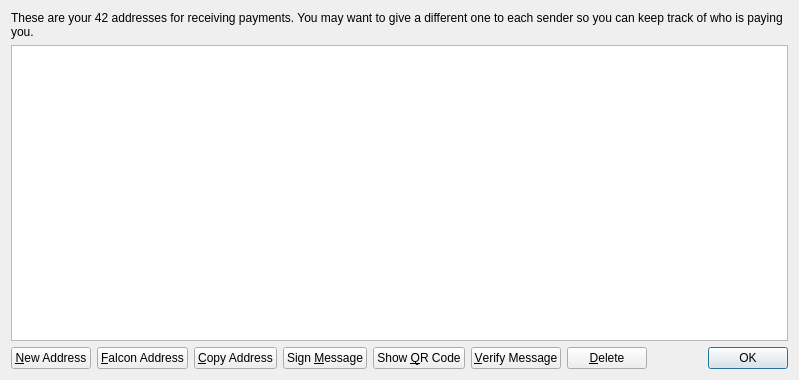
<?xml version="1.0" encoding="UTF-8"?>
<ui version="4.0">
 <class>AddressBookPage</class>
 <widget class="QWidget" name="AddressBookPage">
  <property name="geometry">
   <rect>
    <x>0</x>
    <y>0</y>
    <width>799</width>
    <height>380</height>
   </rect>
  </property>
  <property name="windowTitle">
   <string>Address Book</string>
  </property>
  <layout class="QVBoxLayout" name="verticalLayout">
   <item>
    <widget class="QLabel" name="labelExplanation">
     <property name="text">
      <string>These are your 42 addresses for receiving payments. You may want to give a different one to each sender so you can keep track of who is paying you.</string>
     </property>
     <property name="textFormat">
      <enum>Qt::PlainText</enum>
     </property>
     <property name="wordWrap">
      <bool>true</bool>
     </property>
    </widget>
   </item>
   <item>
    <widget class="QTableView" name="tableView">
     <property name="contextMenuPolicy">
      <enum>Qt::CustomContextMenu</enum>
     </property>
     <property name="toolTip">
      <string>Double-click to edit address or label</string>
     </property>
     <property name="tabKeyNavigation">
      <bool>false</bool>
     </property>
     <property name="selectionMode">
      <enum>QAbstractItemView::SingleSelection</enum>
     </property>
     <property name="selectionBehavior">
      <enum>QAbstractItemView::SelectRows</enum>
     </property>
     <property name="sortingEnabled">
      <bool>true</bool>
     </property>
     <attribute name="verticalHeaderVisible">
      <bool>false</bool>
     </attribute>
    </widget>
   </item>
   <item>
    <layout class="QHBoxLayout" name="horizontalLayout">
     <item>
      <widget class="QPushButton" name="newAddressButton">
       <property name="toolTip">
        <string>Create a new address</string>
       </property>
       <property name="text">
        <string>&amp;New Address</string>
       </property>
       <property name="icon">
        <iconset resource="../bitcoin.qrc">
         <normaloff>:/icons/add</normaloff>:/icons/add</iconset>
       </property>
      </widget>
     </item>
     <item>
      <widget class="QPushButton" name="newFalconButton">
       <property name="toolTip">
        <string>Create a new post-quantum (Falcon-512) address</string>
       </property>
       <property name="text">
        <string>&amp;Falcon Address</string>
       </property>
       <property name="icon">
        <iconset resource="../bitcoin.qrc">
         <normaloff>:/icons/add</normaloff>:/icons/add</iconset>
       </property>
      </widget>
     </item>
     <item>
      <widget class="QPushButton" name="copyToClipboard">
       <property name="toolTip">
        <string>Copy the currently selected address to the system clipboard</string>
       </property>
       <property name="text">
        <string>&amp;Copy Address</string>
       </property>
       <property name="icon">
        <iconset resource="../bitcoin.qrc">
         <normaloff>:/icons/editcopy</normaloff>:/icons/editcopy</iconset>
       </property>
      </widget>
     </item>
     <item>
      <widget class="QPushButton" name="signMessage">
       <property name="toolTip">
        <string>Sign a message to prove you own a 42 address</string>
       </property>
       <property name="text">
        <string>Sign &amp;Message</string>
       </property>
      </widget>
     </item>
     <item>
      <widget class="QPushButton" name="showQRCode">
       <property name="text">
        <string>Show &amp;QR Code</string>
       </property>
       <property name="icon">
        <iconset resource="../bitcoin.qrc">
         <normaloff>:/icons/qr</normaloff>:/icons/qr</iconset>
       </property>
      </widget>
     </item>
     <item>
      <widget class="QPushButton" name="verifyMessage">
       <property name="toolTip">
        <string>Verify a message to ensure it was signed with a specified 42 address</string>
       </property>
       <property name="text">
        <string>&amp;Verify Message</string>
       </property>
      </widget>
     </item>
     <item>
      <widget class="QPushButton" name="deleteButton">
       <property name="toolTip">
        <string>Delete the currently selected address from the list</string>
       </property>
       <property name="text">
        <string>&amp;Delete</string>
       </property>
       <property name="icon">
        <iconset resource="../bitcoin.qrc">
         <normaloff>:/icons/remove</normaloff>:/icons/remove</iconset>
       </property>
      </widget>
     </item>
     <item>
      <spacer name="horizontalSpacer">
       <property name="orientation">
        <enum>Qt::Horizontal</enum>
       </property>
       <property name="sizeHint" stdset="0">
        <size>
         <width>40</width>
         <height>20</height>
        </size>
       </property>
      </spacer>
     </item>
     <item>
      <widget class="QDialogButtonBox" name="buttonBox">
       <property name="sizePolicy">
        <sizepolicy hsizetype="Maximum" vsizetype="Fixed">
         <horstretch>0</horstretch>
         <verstretch>0</verstretch>
        </sizepolicy>
       </property>
       <property name="standardButtons">
        <set>QDialogButtonBox::Ok</set>
       </property>
      </widget>
     </item>
    </layout>
   </item>
  </layout>
 </widget>
 <resources>
  <include location="../bitcoin.qrc"/>
 </resources>
 <connections/>
</ui>
